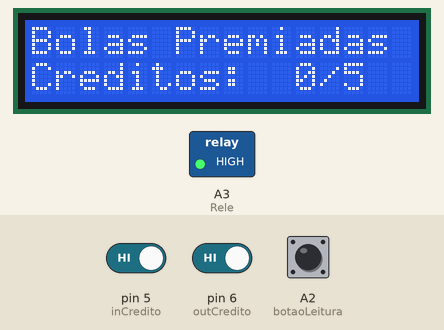
Bench run of a sketch on a simulated Arduino Uno, built with avr-gcc and run on an emulated ATmega328P. On the bench: 16×2 character LCD, switched loads named in the sketch (green lamp = pin HIGH). The inputs (shaded band) are chosen by the test bench; at power-on: A2 (botaoLeitura) HIGH, pin 5 (inCredito) HIGH, pin 6 (outCredito) HIGH. EEPROM starts erased; the audio player accepts every command and is not drawn; what the sketch prints to the serial monitor is not drawn.

Above: at 9.9 s.
10.0 s: A2 (botaoLeitura) pulled LOW for 0.15 s
At 11.1 s:
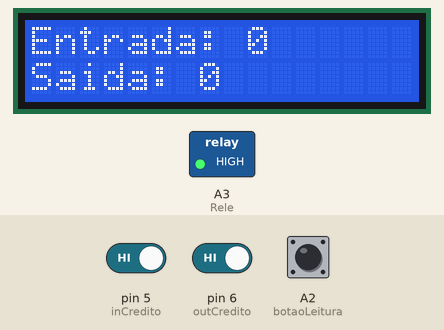
13.1 s: pin 5 (inCredito) driven LOW
At 13.23 s:
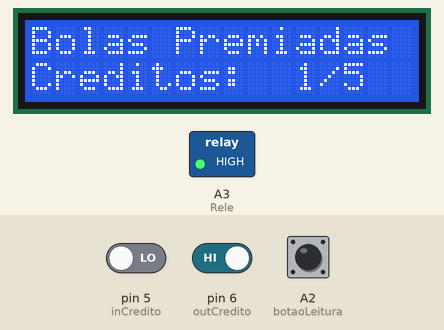
14.6 s: pin 6 (outCredito) driven LOW
At 14.93 s:
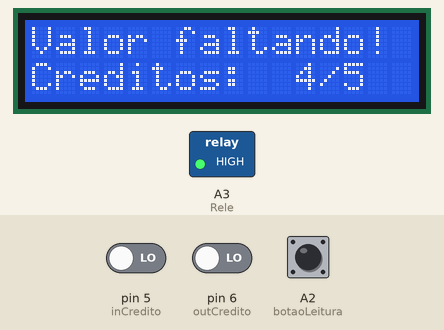
16.8 s: A2 (botaoLeitura) pulled LOW for 1 s
At 18.48 s:
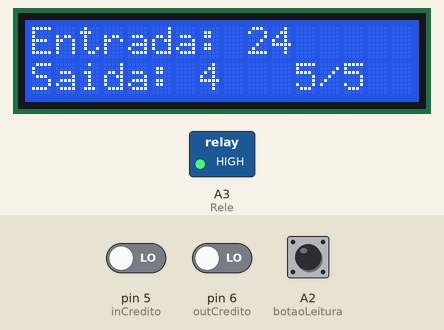
20.4 s: pin 5 (inCredito) driven HIGH
At 23.4 s:
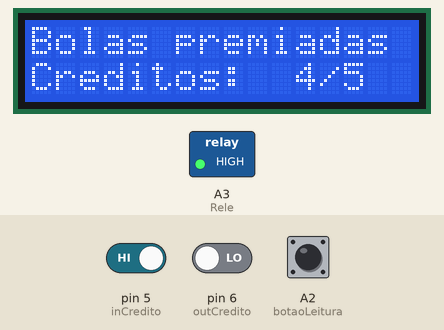
Timing chart, 0 to 24.4 s (numbered marks = the images above; inputs shaded):
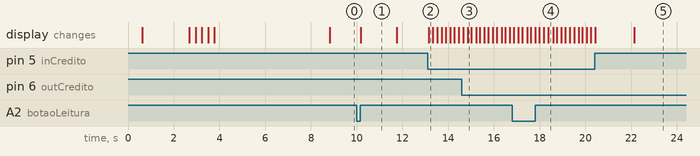

Measured:
- after the input at 10.0 s, the display: changes after 0.17 s (image 1)
- after the input at 13.1 s, the display: changes after 0.05 s (image 2)
- after the input at 14.6 s, the display: first differs from a run without the input after 0.26 s (image 3)
- after the input at 16.8 s, the display: first differs from a run without the input after 1.6 s (image 4)
- what the display in image 1 shows lasts 1.5 s, from 10.2 s to 11.7 s

The sketch:

M_quina_de_Bolas_R_5_MP3_B.ino
```cpp
//Programa: Trocadora de Fichas
//Autor: Vitor Gabriel do Carmo Alves da Silva

//Bibliotecas
#include <LiquidCrystal_I2C.h> //LCD
#include <EEPROM.h>
#include <SoftwareSerial.h>
#include <DFRobotDFPlayerMini.h>

//Inicia a serial por software nos pinos 10 e 11
SoftwareSerial mySoftwareSerial(10, 11); // RX, TX

DFRobotDFPlayerMini myDFPlayer;

//LCD
#define endereco  0x27
#define colunas   16
#define linhas    2
LiquidCrystal_I2C lcd(endereco, colunas, linhas);

//Definição dos Botões

//Inserir Creditos
const int inCredito = 5; //Pino
int inEstado = 0; //Estado

//Saída de Creditos (Sensor)
const int outCredito = 6; //Pino
int outEstado = 0; //Estado

//Leitura de Entrada e Saída
#define botaoLeitura A2 //Pino
int estadoLeitura = 0; //Estado

//Resetar Quantidade de Fichas
#define botaoFicha A1 //Pino
int estadoFicha = 0; //Estado

//Definição do Rele
#define Rele A3 //Pino

//Define Credito
int atuaisCreditos = 0;
int const maxCreditos = 50;

//Tem Ficha?
bool temFicha = true;

//Apertado botão de Entrada
bool entrada = false;

//Tempo de Delay
unsigned long delayTime = 0;
unsigned long delayTimeButton = 0;
unsigned long delayTimeEntrada = 0;

//Valor de Entradas(IN) e Saídas(OUT)
int IN;
int OUT;

//Ficha
byte ficha;

//Figuras
//Estrela
byte star[] = {
  B00100,
  B10101,
  B01110,
  B01110,
  B01110,
  B01110,
  B10101,
  B00100
};
//Fogo do Foguete
byte rocketFire[] = {
  B11111,
  B11111,
  B00000,
  B11111,
  B11111,
  B00000,
  B11111,
  B11111
};

//Traseira do Foguete
byte rocketBack[] = {
  B11111,
  B11111,
  B01011,
  B11111,
  B11111,
  B01011,
  B11111,
  B11111
};

//Meio do Foguete
byte rocketMiddle[] = {
  B11111,
  B00000,
  B01110,
  B11111,
  B11111,
  B01110,
  B00000,
  B11111
};

//Ponta do Foguete
byte rocketEnd[] = {
  B10000,
  B01000,
  B00100,
  B00011,
  B00011,
  B00100,
  B01000,
  B10000
};


void setup()
{
  //Comunicacao serial com o modulo
  mySoftwareSerial.begin(9600);
  //Inicializa a serial do Arduino
  Serial.begin(115200);

  //Verifica se o modulo esta respondendo e se o
  //cartao SD foi encontrado
  Serial.println();
  Serial.println(F("DFRobot DFPlayer Mini"));
  Serial.println(F("Inicializando modulo DFPlayer... (3~5 segundos)"));
  myDFPlayer.begin(mySoftwareSerial);

  //Definicoes iniciais
  myDFPlayer.setTimeOut(500); //Timeout serial 500ms
  myDFPlayer.volume(30); //Volume 5
  myDFPlayer.EQ(0); //Equalizacao normal

  //EEPROM: Salvamento e Carregamento
  if(EEPROM[0] != 1){
    EEPROM[0] = 1;
    EEPROM[1] = IN;
    EEPROM[2] = OUT;
    EEPROM[3] = ficha;
  } else {
      IN = EEPROM[1];
      OUT = EEPROM[2];
      ficha = EEPROM[3];
  }

  //LCD
  lcd.init();  //Iniciação do Display LCD
  lcd.backlight(); //Ligar Luz de Fundo

  //1° Tela
  lcd.setCursor(0,0);
  lcd.print("** DIVERKIDS **");
  lcd.setCursor(0,1);
  lcd.print("** BEM-VINDO **");

  delay(2000);
  lcd.clear();

  //2° Tela
  lcd.createChar(1, rocketFire);
  lcd.createChar(2, rocketBack);
  lcd.createChar(3, rocketMiddle);
  lcd.createChar(4, rocketEnd);
  lcd.createChar(5, star);
  for(int i = 0; i < 4; i++)
  {
  lcd.clear();
  lcd.setCursor(i+1,0); //Coloque na coluna 0, linha 0
  lcd.write(1);
  lcd.setCursor(i+2,0); //Coloque na coluna 0, linha 0
  lcd.write(2);
  lcd.setCursor(i+3,0); //Coloque na coluna 0, linha 0
  lcd.write(3);
  lcd.setCursor(i+4,0); //Coloque na coluna 0, linha 0
  lcd.write(3);
  lcd.setCursor(i+5,0); //Coloque na coluna 0, linha 0
  lcd.write(3);
  lcd.setCursor(i+6,0); //Coloque na coluna 0, linha 0
  lcd.write(3);
  lcd.setCursor(i+7,0); //Coloque na coluna 0, linha 0
  lcd.write(3);
  lcd.setCursor(i+8,0); //Coloque na coluna 0, linha 0
  lcd.write(4);
  lcd.setCursor(6-i,1); //Coloque na coluna 0, linha 0
  lcd.print("DiverKids");
  delay(250);
  }
  lcd.setCursor(0,0); //Coloque na coluna 0, linha 0
  lcd.write(5);
  lcd.setCursor(15,0); //Coloque na coluna 0, linha 0
  lcd.write(5);

  delay(5000);
  lcd.clear();

  //3° e Normal Tela do Display
  lcd.setCursor(0,0);
  lcd.print("Bolas Premiadas");
  lcd.setCursor(0,1);
  lcd.print("Creditos:");
  lcd.setCursor(11,1);
  lcd.print(atuaisCreditos);
  if(atuaisCreditos < 10)
  {
    lcd.setCursor(12,1);
    lcd.print("/5");
  }
  else
  {
    lcd.setCursor(13,1);
    lcd.print("/5");
  }

  //Estado dos Botões
  pinMode(inCredito, INPUT); //Credito
  pinMode(outCredito, INPUT); //Sensor
  pinMode(botaoLeitura, INPUT_PULLUP); //Leitura
  pinMode(botaoFicha, INPUT_PULLUP); //Ficha

  //Rele
  pinMode(Rele, OUTPUT);
  digitalWrite(Rele, HIGH); //Começa sempre desligado

   atuaisCreditos = EEPROM[3];

  lcd.setCursor(11,1);
  lcd.print(atuaisCreditos);
}

void loop()
{
  inEstado = digitalRead(inCredito);
  outEstado = digitalRead(outCredito);
  estadoLeitura = digitalRead(botaoLeitura);

if (inEstado == LOW && atuaisCreditos < maxCreditos)
{
  if(inEstado = HIGH)
  {
  delayTime = 0;
  atuaisCreditos++;
  Serial.println("Tocando Credito!");
  myDFPlayer.stop();
  myDFPlayer.play(3);
  IN++;
  EEPROM[1] = IN;
  ficha++;
  EEPROM[3] = ficha;
  lcd.setCursor(11,1);
  lcd.print(atuaisCreditos);
    if(atuaisCreditos < 10)
  {
    lcd.setCursor(12,1);
    lcd.print("/5");
  }
  else
  {
    lcd.setCursor(13,1);
    lcd.print("/5");
  }
  delay (150);
  }
}
if(atuaisCreditos > 4 && inEstado == HIGH)
{
  if(delayTime > 10 && delayTime < 20)
  {
  Serial.println("Tocando Música!");
  myDFPlayer.play(2);
  lcd.clear();
  lcd.setCursor(0,0);
  lcd.print("Aguarde a saida!");
  lcd.setCursor(0,1);
  lcd.print("Creditos:");
  lcd.setCursor(11,1);
  lcd.print(atuaisCreditos);
    if(atuaisCreditos < 10)
  {
    lcd.setCursor(12,1);
    lcd.print("/5");
  }
  else
  {
    lcd.setCursor(13,1);
    lcd.print("/5");
  }
  }

  if(delayTime < 15000)
  {
  delayTime++;
  delay(1);
  }

  if(delayTime == 750 && temFicha == true)
  {
  digitalWrite(Rele, LOW);
  }
}

if(atuaisCreditos <= 0 && delayTimeButton == 0 && entrada == false)
{
  lcd.setCursor(0,0);
  lcd.print("Bolas Premiadas");
  lcd.setCursor(15,0);
  lcd.print(" ");
  delayTime = 0;
  digitalWrite(Rele, HIGH);
}

if(delayTime == 15000)
{
  digitalWrite(Rele, HIGH);
  delayTime = 0;
  delayTimeButton = 0;
  delayTimeButton = 15000;
  temFicha = false;
}

if(delayTime == 200 && temFicha == false)
{
  lcd.clear();
  myDFPlayer.stop();
  myDFPlayer.play(4); //4
  Serial.println("Tocando Manutenção!");
  lcd.setCursor(3,0);
  lcd.print("SEM BOLAS!");
  lcd.setCursor(0,1);
  lcd.print("Creditos:");
  lcd.setCursor(11,1);
  lcd.print(atuaisCreditos);
    if(atuaisCreditos < 10)
  {
    lcd.setCursor(12,1);
    lcd.print("/5");
  }
  else
  {
    lcd.setCursor(13,1);
    lcd.print("/5");
  }
  lcd.print(" ");
}


if(delayTime == 4000 && temFicha == false)
{
  lcd.clear();
  lcd.setCursor(0,0);
  lcd.print("CHAME O TECNICO!");
  lcd.setCursor(0,1);
  lcd.print("Creditos:");
  lcd.setCursor(11,1);
  lcd.print(atuaisCreditos);
    if(atuaisCreditos < 10)
  {
    lcd.setCursor(12,1);
    lcd.print("/5");
  }
  else
  {
    lcd.setCursor(13,1);
    lcd.print("/5");
  }
  lcd.print(" ");
}

if (outEstado == LOW && atuaisCreditos > 4)
{
  Serial.println("Tocando Saída!");
  myDFPlayer.stop();
  myDFPlayer.play(1); //1
  atuaisCreditos -= 5;
  OUT++;
  EEPROM[2] = OUT;
  ficha -= 5;
  EEPROM[3] = ficha;
  delayTime = 600;
  lcd.setCursor(11,1);
  lcd.print(atuaisCreditos);
    if(atuaisCreditos < 10)
  {
    lcd.setCursor(12,1);
    lcd.print("/5");
  }
  else
  {
    lcd.setCursor(13,1);
    lcd.print("/5");
  }
  lcd.print(" ");
  if(atuaisCreditos < 5)
  {
    lcd.setCursor(0,0);
    lcd.print("Valor faltando!");
  }
  digitalWrite(Rele, HIGH);
  delay(120);
}

if (estadoLeitura == LOW)
  entrada = true;

if(entrada == true && delayTimeEntrada == 1)
{
  lcd.clear();
  lcd.setCursor(0,0);
  lcd.print("Entrada:");
  lcd.setCursor(9,0);
  lcd.print(IN);
  lcd.setCursor(0,1);
  lcd.print("Saida:");
  lcd.setCursor(7,1);
  lcd.print(OUT);
}

if(estadoLeitura == LOW & delayTime == 0)
{
  delayTimeButton++;
  delayTimeEntrada = 0;
}

if (estadoLeitura == HIGH & entrada == true)
{
  delayTimeEntrada++;
}

if (estadoLeitura == HIGH & delayTimeButton > 0)
{
  digitalWrite(Rele, HIGH);
  delayTimeButton = 0;
}

if (delayTimeButton == 50000)
{
 delayTimeEntrada = 5000;
}

if (delayTimeEntrada >= 50000 && entrada == true)
  {
  lcd.clear();
  lcd.setCursor(0,0);
  lcd.print("Bolas premiadas");
  lcd.setCursor(0,1);
  lcd.print("Creditos:");
  lcd.setCursor(11,1);
  lcd.print(atuaisCreditos);
    if(atuaisCreditos < 10)
  {
    lcd.setCursor(12,1);
    lcd.print("/5");
  }
  else
  {
    lcd.setCursor(13,1);
    lcd.print("/5");
  }
  entrada = false;
  delayTimeEntrada = 0;
  }

  if(IN == 1000000)
  {
     IN = 1;
     EEPROM[1] = IN;
  }

  if(OUT == 1000000)
  {
     OUT = 1;
     EEPROM[2] = OUT;
  }

    if(atuaisCreditos < 0)
  {
    atuaisCreditos = 0;
    ficha = 0;
    EEPROM[3] = ficha;
  }
  if(ficha < 0)
  {
    atuaisCreditos = 0;
    ficha = 0;
    EEPROM[3] = ficha;
  }
  if(atuaisCreditos < 0){
    atuaisCreditos = 0;
  }
}
```
